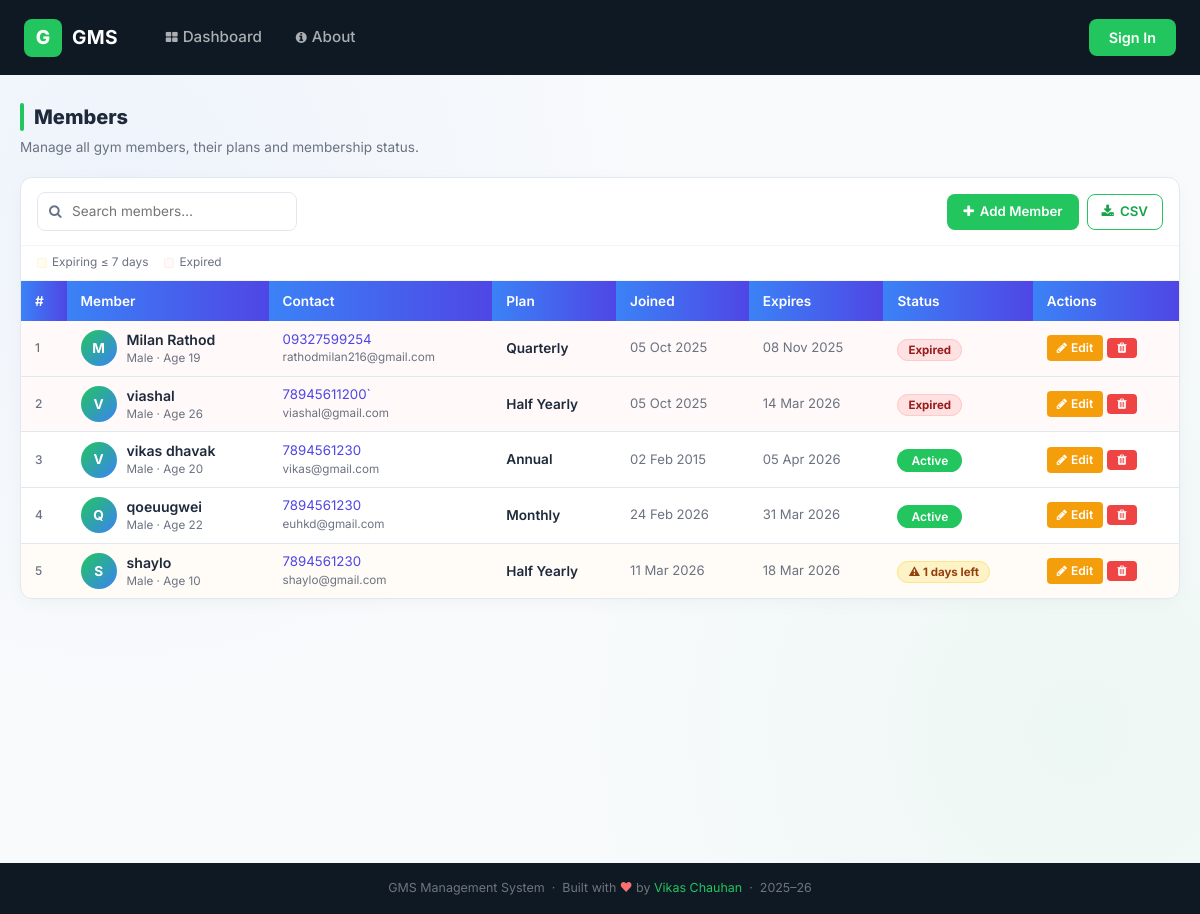
Before: /view_member/ with the older database file.
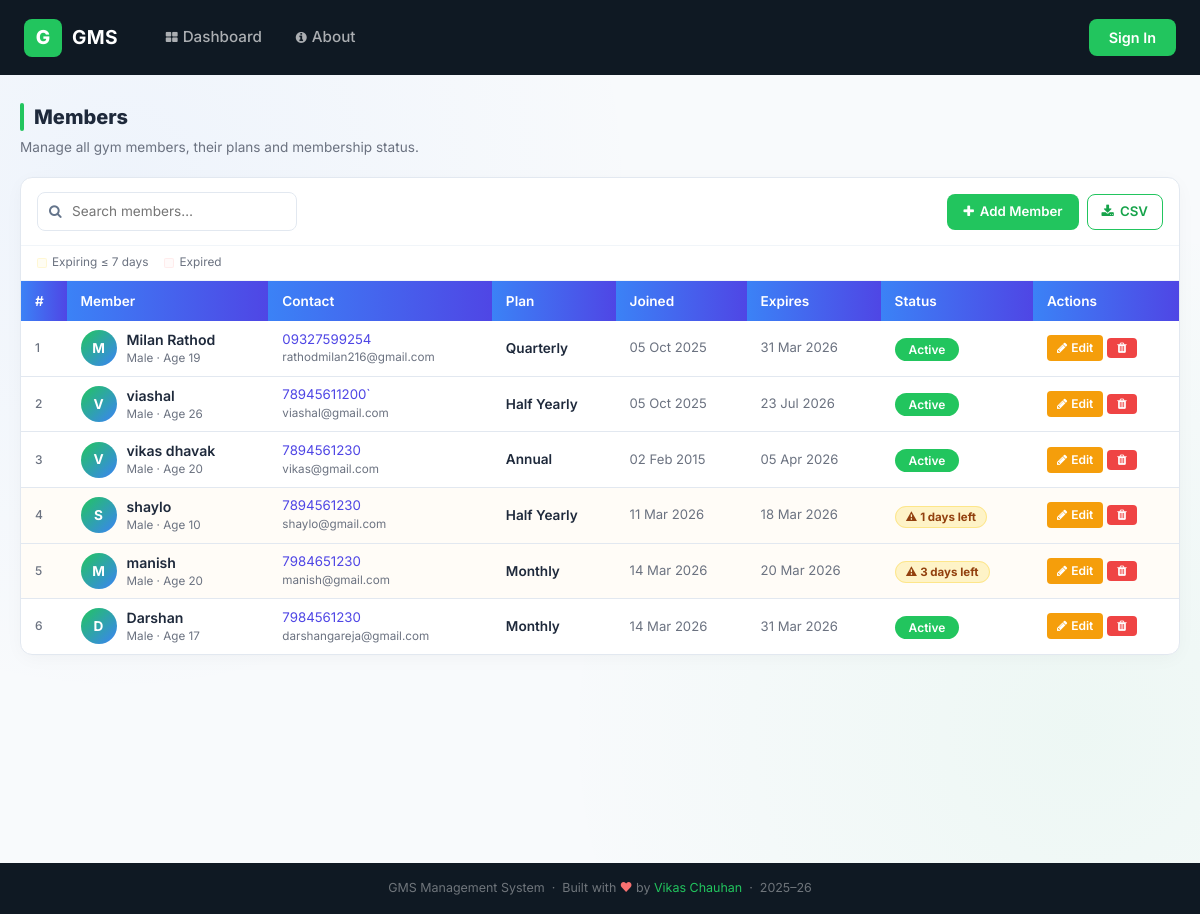
After: the same page with the newer database file.
### gym/models.py (models this page shows, shortened)
class Member(models.Model):
    name = models.CharField(max_length=50)
    contact = models.CharField(max_length=15)
    emailid = models.EmailField(max_length=50)
    age = models.PositiveIntegerField()
    dob = models.DateField(null=True, blank=True)
    gender = models.CharField(max_length=10, default="")
    membership_type = models.CharField(max_length=20, default="basic")
    plan = models.ForeignKey(Plan, on_delete=models.CASCADE)  # Linked to Plan
    joindate = models.DateField()
    expiredate = models.DateField()
    initialamount = models.DecimalField(max_digits=10, decimal_places=2, default=0)

class Plan(models.Model):
    name = models.CharField(max_length=50)
    amount = models.DecimalField(max_digits=10, decimal_places=2)
    duration = models.PositiveIntegerField(help_text="Duration in days or months")

### gym/views.py (the view)
# urls.py: path('view_member/', View_Member, name='view_member'),
def View_Member(request):
    member = Member.objects.all()
    import datetime
    today = datetime.date.today()
    for m in member:
        try:
            m.status = "Active" if m.expiredate and m.expiredate >= today else "Inactive"
            m.days_left = (m.expiredate - today).days if m.expiredate else None
        except Exception:
            m.status = "Inactive"
            m.days_left = None
        if not hasattr(m, 'notes'):
            m.notes = ""
    d = {'member': member}
    return render(request, 'view_member.html', d)

### gym/templates/view_member.html (shortened to what this page needs)
{% extends 'navigation.html' %}
{% load static %}
{% block body %}
<div style="display:flex; align-items:center; gap:10px; margin-bottom:6px;">
    <div style="width:4px; height:28px; background:#22c55e; border-radius:2px;"></div>
    <h1 style="font-size:1.25rem; font-weight:800; margin:0;">Members</h1>
</div>
<p style="color:#6b7280; font-size:0.85rem; margin-bottom:20px;">Manage all gym members, their plans and membership status.</p>
<div class="app-card">
    <div style="padding:14px 16px; border-bottom:1px solid #f1f5f9; display:flex; align-items:center; flex-wrap:wrap; gap:10px; justify-content:space-between;">
        <div class="search-wrap">
            <i class="fa fa-search"></i>
            <input type="text" id="memberSearch" class="search-input" placeholder="Search members…" onkeyup="searchMembers()">
        </div>
        <div style="display:flex; gap:8px;">
            <a href="{% url 'add_member' %}" class="btn-gms-primary" style="text-decoration:none; display:inline-flex; align-items:center; gap:6px; font-size:0.83rem; padding:8px 16px;">
                <i class="fa fa-plus"></i> Add Member
            </a>
            <a href="{% url 'export_member_csv' %}" class="btn-gms-outline" style="text-decoration:none; display:inline-flex; align-items:center; gap:6px; font-size:0.83rem; padding:7px 14px;">
                <i class="fa fa-download"></i> CSV
            </a>
        </div>
    </div>
    <div style="padding:8px 16px; background:rgba(255,255,255,0.02); border-bottom:1px solid #f1f5f9; display:flex; gap:16px; flex-wrap:wrap; font-size:0.74rem; color:#6b7280;">
        <span style="display:flex;align-items:center;gap:5px;"><span style="width:10px;height:10px;background:rgba(253,230,138,0.1);border:1px solid rgba(253,230,138,0.3);border-radius:2px;display:inline-block;"></span> Expiring ≤ 7 days</span>
        <span style="display:flex;align-items:center;gap:5px;"><span style="width:10px;height:10px;background:rgba(254,202,202,0.1);border:1px solid rgba(254,202,202,0.3);border-radius:2px;display:inline-block;"></span> Expired</span>
    </div>
    <div style="overflow-x:auto;">
        <table class="gms-table" style="min-width:700px;">
            <thead>
                <tr>
                    <th>#</th>
                    <th>Member</th>
                    <th>Contact</th>
                    <th>Plan</th>
                    <th>Joined</th>
                    <th>Expires</th>
                    <th>Status</th>
                    <th>Actions</th>
                </tr>
            </thead>
            <tbody id="memberBody">
                {% for m in member %}
                <tr class="{% if m.days_left is not None %}{% if m.days_left < 0 %}row-expired{% elif m.days_left <= 7 %}row-expiring{% endif %}{% endif %}">
                    <td style="color:#6b7280;font-size:0.75rem;font-weight:500;">{{ forloop.counter }}</td>
                    <td>
                        <div style="display:flex;align-items:center;">
                            <span class="mem-avatar">{{ m.name|slice:":1"|upper }}</span>
                            <div>
                                <div style="font-weight:600;font-size:0.88rem;">{{ m.name }}</div>
                                <div style="font-size:0.73rem;color:#6b7280;">{{ m.gender }} · Age {{ m.age }}</div>
                            </div>
                        </div>
                    </td>
                    <td>
                        <div style="font-size:0.83rem;color:#4f46e5;">{{ m.contact }}</div>
                        <div style="font-size:0.73rem;color:#6b7280;">{{ m.emailid }}</div>
                    </td>
                    <td>
                        <div style="font-size:0.85rem; font-weight:600;">{{ m.plan.name }}</div>
                    </td>
                    <td style="color:#6b7280;font-size:0.82rem;">{{ m.joindate|date:"d M Y" }}</td>
                    <td style="color:#6b7280;font-size:0.82rem;">{{ m.expiredate|date:"d M Y" }}</td>
                    <td>
                        {% if m.days_left is not None %}
                            {% if m.days_left < 0 %}
                                <span class="badge-expired">Expired</span>
                            {% elif m.days_left <= 7 %}
                                <span class="badge-expiring">⚠ {{ m.days_left }} days left</span>
                            {% else %}
                                <span class="badge-green">Active</span>
                            {% endif %}
                        {% else %}
                            <span class="badge-red">N/A</span>
                        {% endif %}
                    </td>
                    <td style="white-space:nowrap;">
                        <a href="{% url 'edit_member' m.id %}" class="btn-action-edit">
                            <i class="fa fa-pencil"></i> Edit
                        </a>
                        <a href="{% url 'delete_member' m.id %}" onclick="return confirm('Delete member {{ m.name }}?')" class="btn-action-delete">
                            <i class="fa fa-trash"></i>
                        </a>
                    </td>
                </tr>
                {% empty %}
                <tr><td colspan="8" style="text-align:center; padding:48px; color:#6b7280;">No members found.</td></tr>
                {% endfor %}
            </tbody>
        </table>
    </div>
</div>
{% endblock %}

### gym/templates/navigation.html (shortened to what this page needs)
<!DOCTYPE html>
<html lang="en">
<head>
    {% load static %}
    <link rel="stylesheet" href="https://maxcdn.bootstrapcdn.com/bootstrap/4.5.2/css/bootstrap.min.css">
    <link rel="stylesheet" href="https://cdnjs.cloudflare.com/ajax/libs/font-awesome/4.7.0/css/font-awesome.min.css">
    <link rel="stylesheet" href="https://cdn.datatables.net/1.10.21/css/jquery.dataTables.min.css">
</head>
<body>
    <nav class="top-nav">
        <a class="top-nav-brand" href="{% url 'home' %}">
            <div class="logo-box">G</div>
            <span class="brand-text">GMS</span>
        </a>
        <ul class="top-nav-links d-none d-lg-flex" id="mainNavLinks">
            <li class="nav-item">
                <a class="nav-link" href="{% url 'home' %}"><i class="fa fa-th-large" style="margin-right:5px;font-size:0.8rem;"></i>Dashboard</a>
            </li>
            <li class="nav-item">
                <a class="nav-link" href="/about/"><i class="fa fa-info-circle" style="margin-right:5px;font-size:0.8rem;"></i>About</a>
            </li>
        </ul>
        <div class="top-nav-right">
            {% if request.user.is_authenticated %}
            <div class="user-pill d-none d-md-flex">
                <div class="user-avatar">{{ request.user.username|slice:":1"|upper }}</div>
                <span class="user-name">{{ request.user.username }}</span>
            </div>
            <form method="post" action="{% url 'logout' %}" style="margin:0;">
                {% csrf_token %}
                <button type="submit" class="btn-logout">
                    <i class="fa fa-sign-out" style="margin-right:5px;"></i>Logout
                </button>
            </form>
            {% else %}
            <a href="{% url 'login' %}" class="btn-gms-primary" style="font-size:0.9rem; padding:8px 20px;">Sign In</a>
            {% endif %}
        </div>
    </nav>
    <div class="page-wrapper">
        <main>
            {% block body %}{% endblock body %}
        </main>
    </div>
    <footer class="app-footer">
        GMS Management System &nbsp;·&nbsp; Built with <span style="color:#f87171;">♥</span> by <a href="#">Vikas Chauhan</a> &nbsp;·&nbsp; 2025–26
    </footer>
</body>
</html>

Changed rows visible on the page:
removed Member: name "Q", name "qoeuugwei", gender "Male", age "22", contact "7894561230", emailid "euhkd@gmail.com", plan.name "Monthly", joindate "24 Feb 2026", expiredate "31 Mar 2026", shows "Active"
changed Member "Milan Rathod": expiredate "08 Nov 2025" → "31 Mar 2026"; text "Expired" → "Active"
changed Member "viashal": expiredate "14 Mar 2026" → "23 Jul 2026"; text "Expired" → "Active"
added Member: name "M", name "manish", gender "Male", age "20", contact "7984651230", emailid "manish@gmail.com", plan.name "Monthly", joindate "14 Mar 2026", expiredate "20 Mar 2026", days_left "3"
added Member: name "D", name "Darshan", gender "Male", age "17", contact "7984561230", emailid "darshangareja@gmail.com", plan.name "Monthly", joindate "14 Mar 2026", expiredate "31 Mar 2026", shows "Active"
